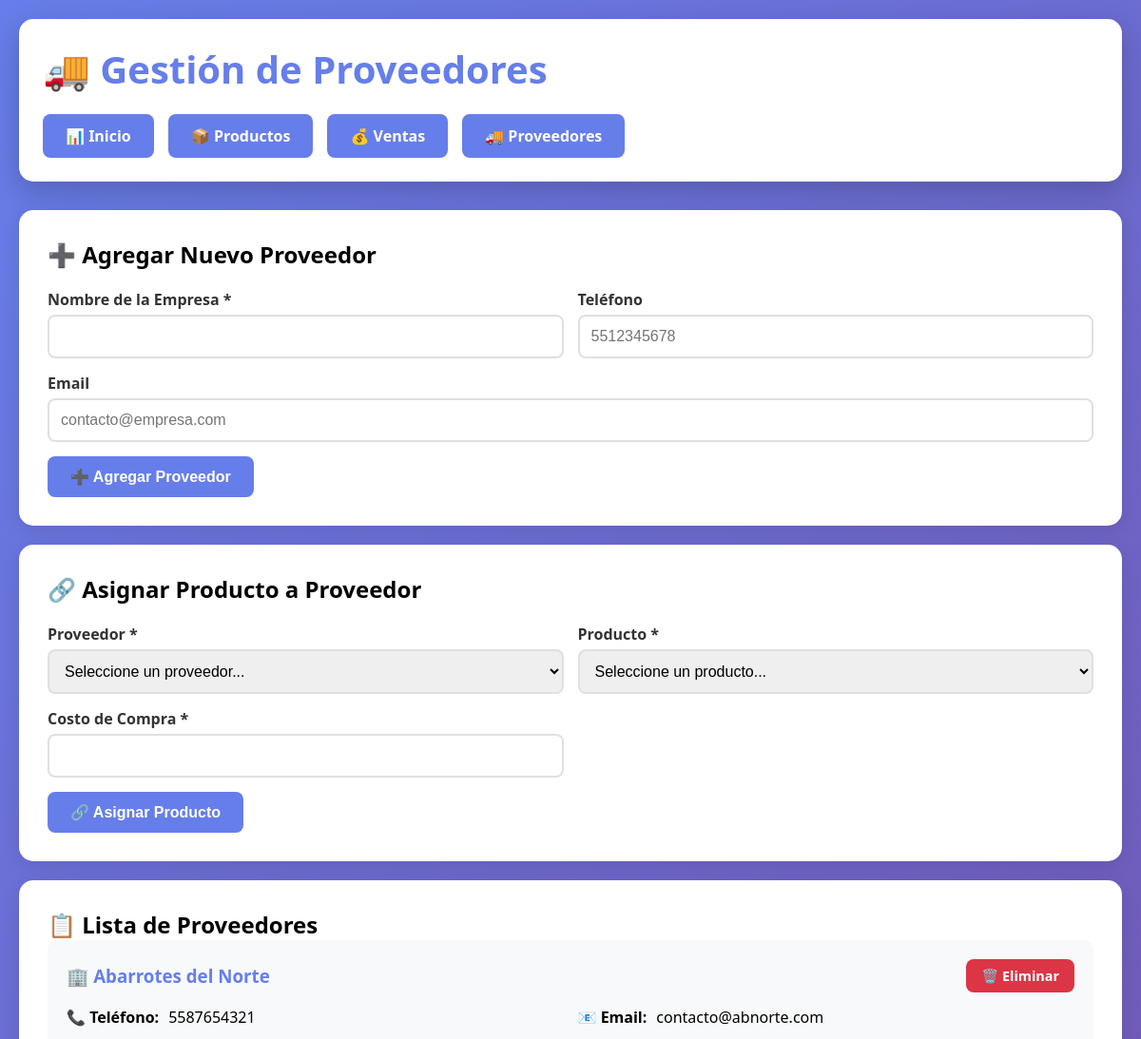
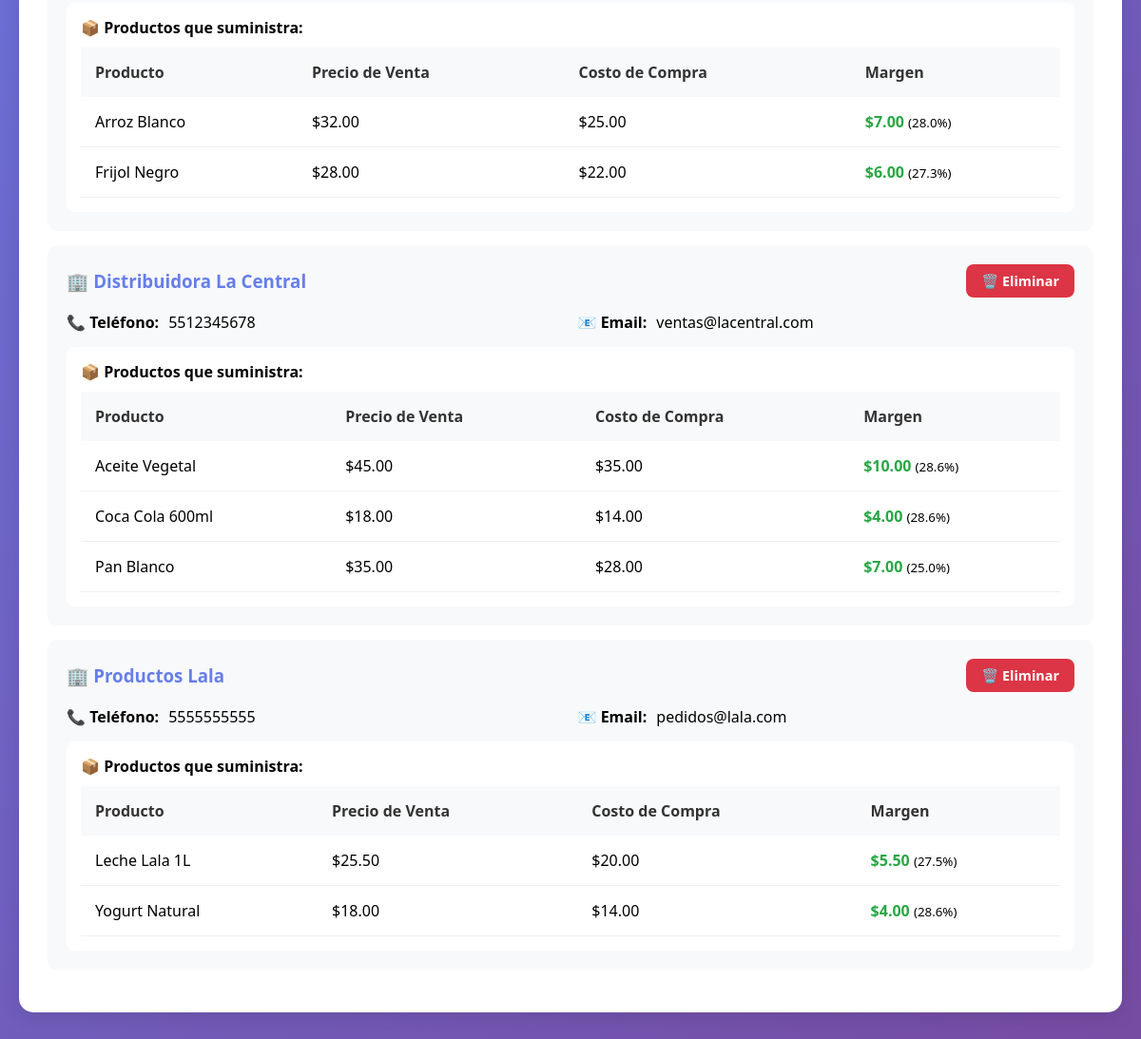
Page /proveedores.php on the committed database (2 pictures, top to bottom).
### tables this page shows
CREATE TABLE `Proveedor` (
  `ID_Proveedor` int(11) NOT NULL,
  `Nombre_Empresa` varchar(150) NOT NULL,
  `Email` varchar(100) DEFAULT NULL,
  `Telefono` varchar(20) DEFAULT NULL
);

CREATE TABLE `Producto` (
  `ID_Producto` int(11) NOT NULL AUTO_INCREMENT,
  `Nombre` varchar(100) NOT NULL,
  `Descripcion` varchar(255) DEFAULT NULL,
  `Precio_Venta` decimal(10,2) NOT NULL,
  `Cantidad_Stock` int(11) NOT NULL,
  `Tipo_Producto` varchar(50) NOT NULL,
  `Fecha_Caducidad` date DEFAULT NULL,
  `Requiere_Refrigeracion` tinyint(1) DEFAULT NULL,
  `Marca` varchar(100) DEFAULT NULL,
  `Contenido_Neto` varchar(50) DEFAULT NULL,
  PRIMARY KEY (`ID_Producto`)
);

CREATE TABLE `Suministra` (
  `ID_Proveedor` int(11) NOT NULL,
  `ID_Producto` int(11) NOT NULL,
  `Costo_de_Compra` decimal(10,2) DEFAULT NULL
);

### src/config.php (called while the page is built, shortened)
<?php
function formatear_dinero($cantidad) {
    return '$' . number_format($cantidad, 2);
}
?>

### src/proveedores.php (the view, shortened to what this page needs)
<?php
require_once 'config.php';
?>
<!DOCTYPE html>
<html lang="es">
<head>
</head>
<body>
    <div class="container">
        <header>
            <h1>🚚 Gestión de Proveedores</h1>
            <nav>
                <a href="index.php">📊 Inicio</a>
                <a href="productos.php">📦 Productos</a>
                <a href="ventas.php">💰 Ventas</a>
                <a href="proveedores.php">🚚 Proveedores</a>
            </nav>
        </header>
        <div class="card">
            <h2>➕ Agregar Nuevo Proveedor</h2>
            <form method="POST" style="margin-top: 20px;">
                <div class="form-grid">
                    <div class="form-group">
                        <label>Nombre de la Empresa *</label>
                        <input type="text" name="nombre" required>
                    </div>
                    <div class="form-group">
                        <label>Teléfono</label>
                        <input type="text" name="telefono" placeholder="5512345678">
                    </div>
                </div>
                <div class="form-group" style="margin-top: 15px;">
                    <label>Email</label>
                    <input type="email" name="email" placeholder="contacto@empresa.com">
                </div>
                <button type="submit" name="agregar" style="margin-top: 15px;">
                    ➕ Agregar Proveedor
                </button>
            </form>
        </div>
        <div class="card">
            <h2>🔗 Asignar Producto a Proveedor</h2>
            <form method="POST" style="margin-top: 20px;">
                <div class="form-grid">
                    <div class="form-group">
                        <label>Proveedor *</label>
                        <select name="proveedor" required>
                            <option value="">Seleccione un proveedor...</option>
                        </select>
                    </div>
                    <div class="form-group">
                        <label>Producto *</label>
                        <select name="producto" required>
                            <option value="">Seleccione un producto...</option>
                            <?php
                            $productos_temp = $conn->query("SELECT * FROM Producto ORDER BY Nombre");
                            ?>
                        </select>
                    </div>
                    <div class="form-group">
                        <label>Costo de Compra *</label>
                        <input type="number" name="costo" step="0.01" min="0" required>
                    </div>
                </div>
                <button type="submit" name="asignar" style="margin-top: 15px;">
                    🔗 Asignar Producto
                </button>
            </form>
        </div>
        <div class="card">
            <h2>📋 Lista de Proveedores</h2>
            <?php
            $proveedores = $conn->query("SELECT * FROM Proveedor ORDER BY Nombre_Empresa");
            while ($prov = $proveedores->fetch_assoc()):
                $id_prov = $prov['ID_Proveedor'];
                $productos_prov = $conn->query("
                    SELECT p.*, s.Costo_de_Compra
                    FROM Producto p
                    JOIN Suministra s ON p.ID_Producto = s.ID_Producto
                    WHERE s.ID_Proveedor = $id_prov
                    ORDER BY p.Nombre
                ");
            ?>
            <div class="proveedor-card">
                <div class="proveedor-header">
                    <h3 style="color: #667eea;">🏢 <?php echo $prov['Nombre_Empresa']; ?></h3>
                    <a href="?eliminar=<?php echo $prov['ID_Proveedor']; ?>"
                       class="btn btn-danger"
                       onclick="return confirm('¿Eliminar este proveedor?')"
                       style="padding: 8px 16px; font-size: 0.9em; text-decoration: none;">
                        🗑️ Eliminar
                    </a>
                </div>
                <div class="proveedor-info">
                    <div class="info-item">
                        <strong>📞 Teléfono:</strong>
                        <span><?php echo $prov['Telefono'] ?: 'No registrado'; ?></span>
                    </div>
                    <div class="info-item">
                        <strong>📧 Email:</strong>
                        <span><?php echo $prov['Email'] ?: 'No registrado'; ?></span>
                    </div>
                </div>
                <?php if ($productos_prov->num_rows > 0): ?>
                <div class="productos-list">
                    <strong>📦 Productos que suministra:</strong>
                    <table style="margin-top: 10px;">
                        <thead>
                            <tr>
                                <th>Producto</th>
                                <th>Precio de Venta</th>
                                <th>Costo de Compra</th>
                                <th>Margen</th>
                            </tr>
                        </thead>
                        <tbody>
                            <?php while ($prod = $productos_prov->fetch_assoc()):
                                $margen = $prod['Precio_Venta'] - $prod['Costo_de_Compra'];
                                $porcentaje = ($margen / $prod['Costo_de_Compra']) * 100;
                            ?>
                            <tr>
                                <td><?php echo $prod['Nombre']; ?></td>
                                <td><?php echo formatear_dinero($prod['Precio_Venta']); ?></td>
                                <td><?php echo formatear_dinero($prod['Costo_de_Compra']); ?></td>
                                <td>
                                    <strong style="color: #28a745;">
                                        <?php echo formatear_dinero($margen); ?>
                                    </strong>
                                    <small>(<?php echo number_format($porcentaje, 1); ?>%)</small>
                                </td>
                            </tr>
                            <?php endwhile; ?>
                        </tbody>
                    </table>
                </div>
                <?php else: ?>
                <div style="padding: 15px; text-align: center; color: #666;">
                    Este proveedor aún no tiene productos asignados
                </div>
                <?php endif; ?>
            </div>
            <?php endwhile; ?>
        </div>
    </div>
</body>
</html>

### src/proveedores.php (style rules this page uses)
* { margin: 0; padding: 0; box-sizing: border-box; }
body { font-family: 'Segoe UI', Tahoma, Geneva, Verdana, sans-serif; background: linear-gradient(135deg, #667eea 0%, #764ba2 100%); min-height: 100vh; padding: 20px; }
.container { max-width: 1400px; margin: 0 auto; }
header { background: white; padding: 25px; border-radius: 15px; box-shadow: 0 10px 30px rgba(0,0,0,0.2); margin-bottom: 30px; }
h1 { color: #667eea; font-size: 2.5em; margin-bottom: 10px; }
nav { display: flex; gap: 15px; margin-top: 20px; flex-wrap: wrap; }
nav a { padding: 12px 24px; background: #667eea; color: white; text-decoration: none; border-radius: 8px; transition: all 0.3s; font-weight: 600; }
.card { background: white; padding: 30px; border-radius: 15px; box-shadow: 0 5px 20px rgba(0,0,0,0.1); margin-bottom: 20px; }
.form-grid { display: grid; grid-template-columns: 1fr 1fr; gap: 15px; }
.form-group { display: flex; flex-direction: column; }
.form-group label { margin-bottom: 5px; font-weight: 600; color: #333; }
input, select { padding: 12px; border: 2px solid #e0e0e0; border-radius: 8px; font-size: 1em; transition: border 0.3s; }
button, .btn { padding: 12px 24px; background: #667eea; color: white; border: none; border-radius: 8px; cursor: pointer; font-size: 1em; font-weight: 600; transition: all 0.3s; }
.btn-danger { background: #dc3545; }
table { width: 100%; border-collapse: collapse; }
th { background: #f8f9fa; padding: 15px; text-align: left; color: #333; font-weight: 600; }
td { padding: 15px; border-bottom: 1px solid #f0f0f0; }
.proveedor-card { background: #f8f9fa; padding: 20px; border-radius: 10px; margin-bottom: 15px; }
.proveedor-header { display: flex; justify-content: space-between; align-items: center; margin-bottom: 15px; }
.proveedor-info { display: grid; grid-template-columns: repeat(auto-fit, minmax(200px, 1fr)); gap: 15px; margin-bottom: 15px; }
.info-item { display: flex; align-items: center; gap: 10px; }
.productos-list { margin-top: 15px; padding: 15px; background: white; border-radius: 8px; }

### rows in the picture
proveedor: Nombre_Empresa "Abarrotes del Norte", Telefono "5587654321", Email "contacto@abnorte.com"
producto: Nombre "Arroz Blanco", Precio_Venta "$32.00", suministra.Costo_de_Compra "$25.00", Precio_Venta.Costo_de_Compra "$7.00", Precio_Venta.Costo_de_Compra "28.0"
producto: Nombre "Frijol Negro", Precio_Venta "$28.00", suministra.Costo_de_Compra "$22.00", Precio_Venta.Costo_de_Compra "$6.00", Precio_Venta.Costo_de_Compra "27.3"
proveedor: Nombre_Empresa "Distribuidora La Central", Telefono "5512345678", Email "ventas@lacentral.com"
producto: Nombre "Aceite Vegetal", Precio_Venta "$45.00", suministra.Costo_de_Compra "$35.00", Precio_Venta.Costo_de_Compra "$10.00", Precio_Venta.Costo_de_Compra "28.6"
producto: Nombre "Coca Cola 600ml", Precio_Venta "$18.00", suministra.Costo_de_Compra "$14.00", Precio_Venta.Costo_de_Compra "$4.00", Precio_Venta.Costo_de_Compra "28.6"
producto: Nombre "Pan Blanco", Precio_Venta "$35.00", suministra.Costo_de_Compra "$28.00", Precio_Venta.Costo_de_Compra "$7.00", Precio_Venta.Costo_de_Compra "25.0"
proveedor: Nombre_Empresa "Productos Lala", Telefono "5555555555", Email "pedidos@lala.com"
producto: Nombre "Leche Lala 1L", Precio_Venta "$25.50", suministra.Costo_de_Compra "$20.00", Precio_Venta.Costo_de_Compra "$5.50", Precio_Venta.Costo_de_Compra "27.5"
producto: Nombre "Yogurt Natural", Precio_Venta "$18.00", suministra.Costo_de_Compra "$14.00", Precio_Venta.Costo_de_Compra "$4.00", Precio_Venta.Costo_de_Compra "28.6"
